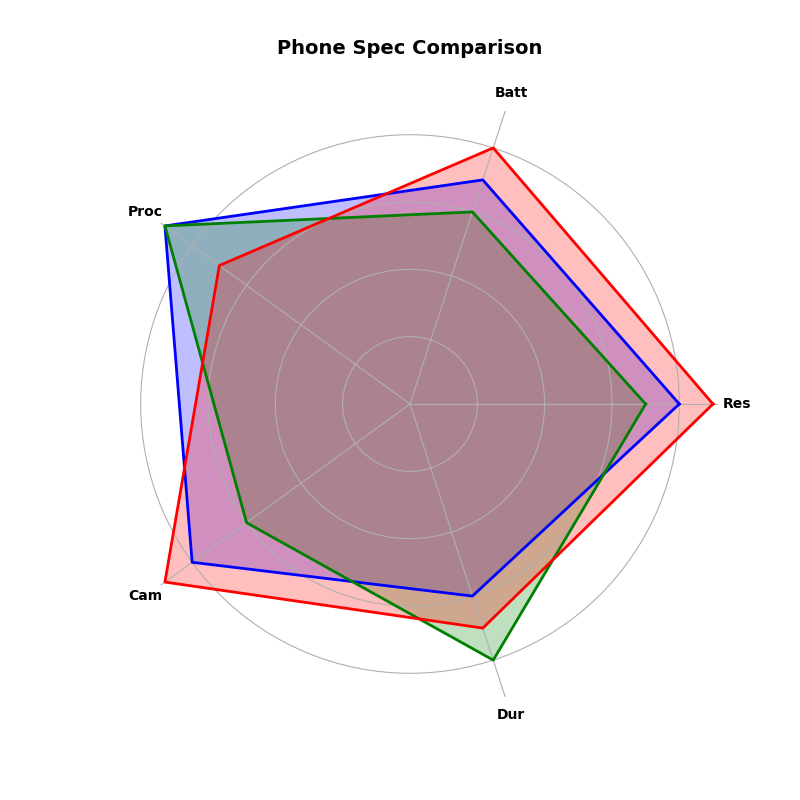

The Python source for this figure:
import numpy as np
import matplotlib.pyplot as plt
from math import pi

parameters = ['Res', 'Batt', 'Proc', 'Cam', 'Dur']
num_vars = len(parameters)

smartphones = {
    'A': [8, 7, 9, 8, 6],
    'B': [7, 6, 9, 6, 8],
    'C': [9, 8, 7, 9, 7]
}

colors = ['blue', 'green', 'red']

def create_filled_radar_chart(ax, data, categories, color):
    angles = np.linspace(0, 2 * pi, num_vars, endpoint=False).tolist()
    data += data[:1]
    angles += angles[:1]

    ax.fill(angles, data, color=color, alpha=0.25)
    ax.plot(angles, data, color=color, linewidth=2, linestyle='solid')
    ax.set_yticklabels([])
    ax.set_xticks(angles[:-1])
    ax.set_xticklabels(categories, fontsize=10, fontweight='bold')

fig, ax = plt.subplots(figsize=(8, 8), subplot_kw=dict(polar=True))

for phone, specs in zip(smartphones.keys(), smartphones.values()):
    create_filled_radar_chart(ax, specs, parameters, colors.pop(0))

ax.set_title("Phone Spec Comparison", fontsize=14, fontweight='bold', pad=30)
ax.spines['polar'].set_visible(False)
plt.show()
